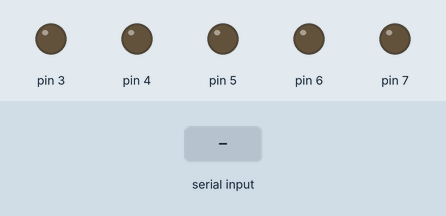
Simulated run of this sketch. Board: Arduino Uno, built with avr-gcc and run on an emulated ATmega328P. On the bench: output pins drawn as LEDs (lit = HIGH). The test bench sets the inputs (shaded band).

Above: at 1.2 s.
1.3 s: "90,45\n" received over Serial
At 2.5 s:
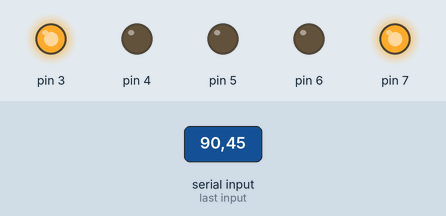
2.8 s: "30,150\n" received over Serial
At 3.7 s:
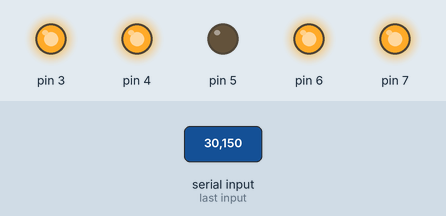
4.3 s: "5\n" received over Serial
Timing chart, 0 to 7.3 s (numbered marks = the images above; inputs shaded):
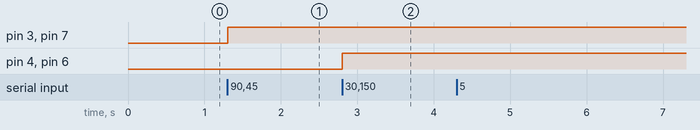

The sketch:

Python_COM.ino
```cpp
int x;
void setup() {
 Serial.begin(9600);
 Serial.setTimeout(1);

 for (int j = 0; j <= 4; j++){
  pinMode(j+3, OUTPUT);
  digitalWrite(j+3, LOW);
 }

}
void loop() {
 while (!Serial.available());
 x = Serial.readString().toInt();

 for (int i = 0; i <= 4; i++){
  if (x == i){
     digitalWrite(i+3, HIGH);
  }
  else if (x == i+5){
     digitalWrite(i+3, LOW);
  }
 }
}
```

Measured:
- after the input at 1.3 s, pin 3, pin 7: LOW → HIGH at once
- after the input at 2.8 s, pin 4, pin 6: LOW → HIGH at once
